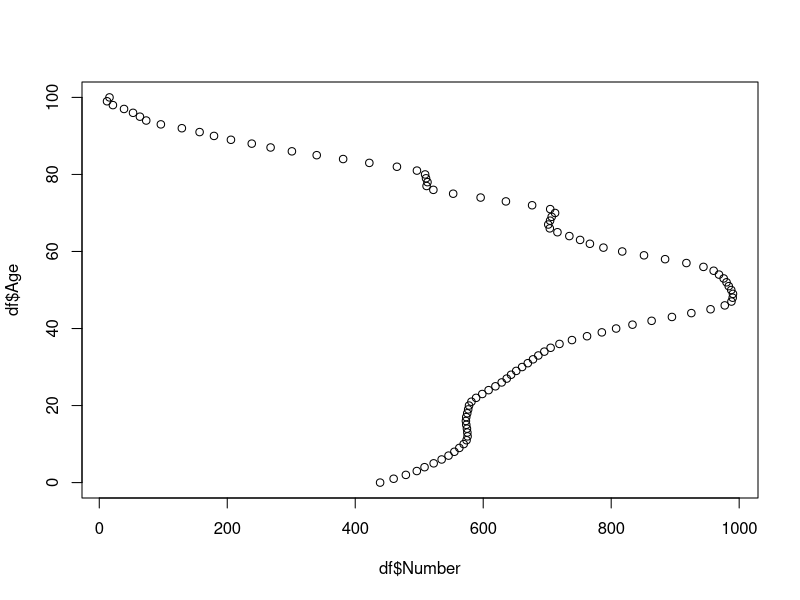
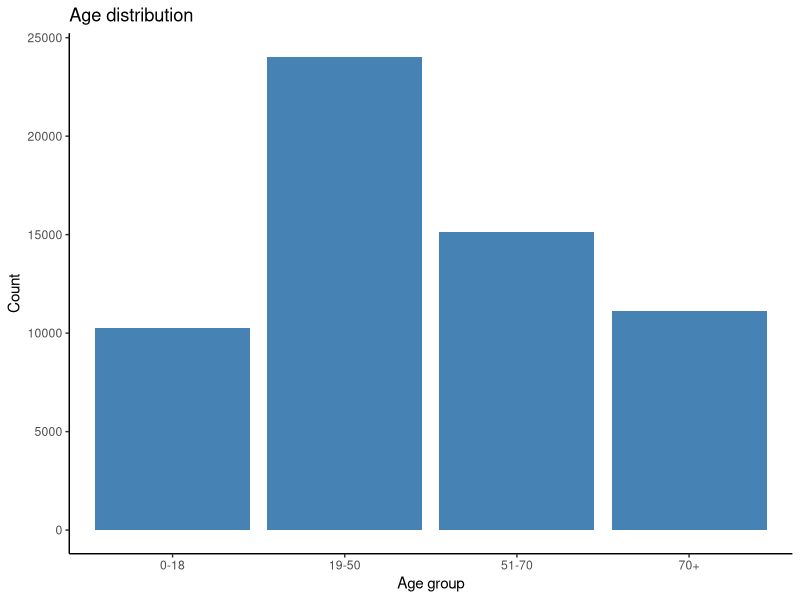
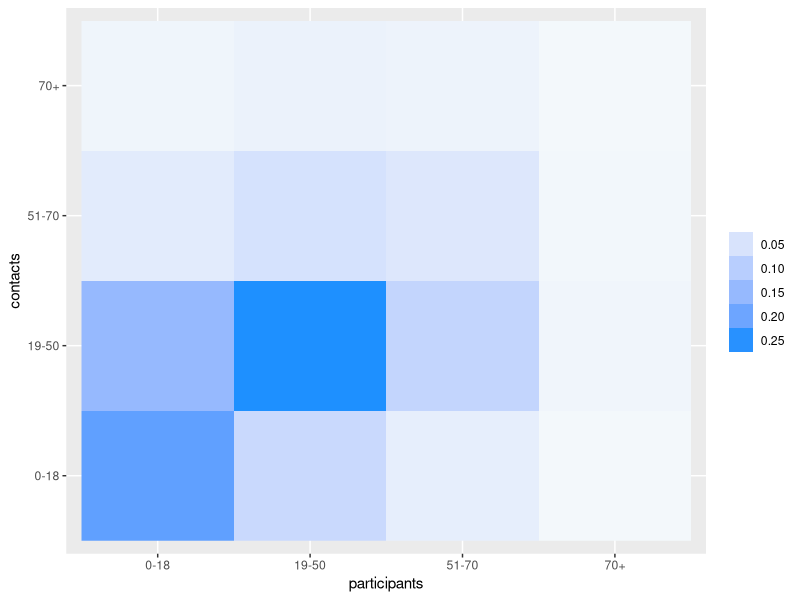
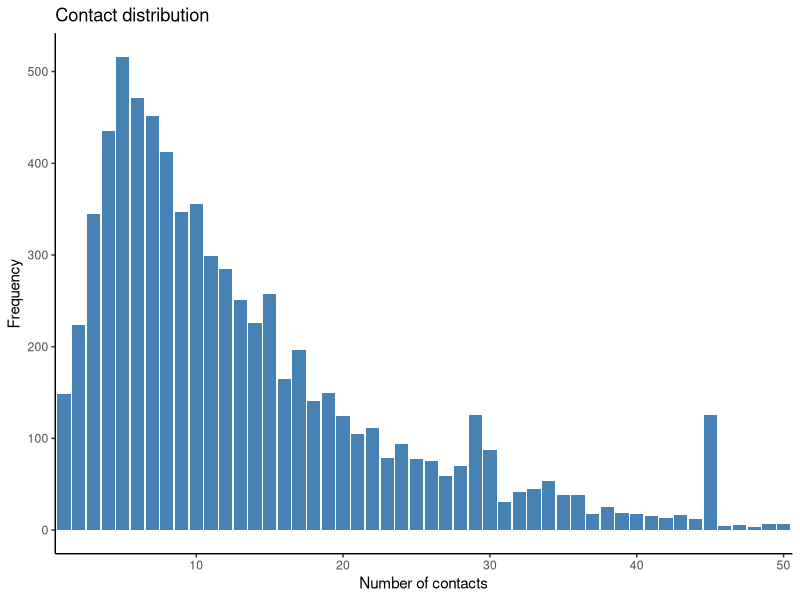

Here is the R script that generated these plots, in order: (Note: this script raises an error after producing the figures.)
#require(tidyverse)
require(readr)
require(ggplot2)
require(igraph)
require(readxl)
#library(lattice)
require(reshape2)
require(magrittr)
require(purrr)
require(dplyr)



genNet <- function(N=N, age=age, n.try=100) {
  require(igraph) # TODO: add check points for invalid inputs
  if (N < 100) warning("Considering increase N!")
  # Utils functions -------------------------------------------------------
  `%notin%` <- function(x, y) is.na(match(x, y, nomatch=NA_integer_))
  # pick age to make contacts according the prob. from contact matrix
  pickAge <- function(x) sample(Mnmr, ncont[x], 1, M[, Grp[x]])
  # pick id that is free and in respected age groups
  pickId <- function(x) {
    pool <- freeI[freeI %in% which(Grp==apick[x])]
    if (length(pool)==1) return(pool)
    else return(sample(pool, npick[x]))
  }
  makeLinks <- function(i, j) c(sapply(j, function(x) c(i, x)))
  # templates and storages ------------------------------------------------
  g <- make_empty_graph(n = N, directed = FALSE)
  freeI <- which(ncont > 0) # some might have no contact
  # Main loop -------------------------------------------------------------
  for (i in 1:N) {
    cat('\r', "Node:", i); flush.console()
    if (ncont[i] == 0) next # am I free?
    freeI <- freeI[freeI %notin% i] # exclude myself: no loop back
    # Check if enough peoples to contact ----------------------------------
    freeA <- rle(sort(Grp[freeI])) #freenodes by age-grp
    afree <- freeA$values  # age-grp that have freenodes
    nfree <- freeA$lengths  # of freenodes by ages
    isEnough <- noWay <- FALSE
    i.try    <- 0  # trying to find enough matched age partners
    while(!isEnough) {
      i.try <- i.try + 1
      if ( i.try > n.try ) isEnough <- noWay <- TRUE # force stop
      conti <- rle(sort(pickAge(i)))  # pick age of my contacts
      npick <- conti$lengths  # of contact by ages
      apick <- conti$values  # age-grp to pick
      if (!all(apick %in% afree)) next  # if no free age, try again
      ok <- sapply(seq_along(npick), function(x) npick[x] <= nfree[which(afree==apick[x])]) # if there are, check number enough?
      if (all(ok)) isEnough <- TRUE
    }
    if (noWay) next  # leave this guy alone
    pickedId <- unlist(sapply(seq_along(npick), function(x) pickId(x)))
    if (any(which(ncont==0) %in% pickedId) ) break
    g <- add_edges(g, makeLinks(i, pickedId) ) # add weights here if needed
    ncont[i] <- 0  # update me, no more friend
    ncont[pickedId] <- ncont[pickedId] - 1  # update friends
    freeI <- which(ncont > 0) # update free id
  }
  g <- set_vertex_attr(g, 'age', value=age)
  return(list(g=g, age=age))
}
genNet <- compiler::cmpfun(genNet)
plotNet <- function(g, vs=log(degree(g)+2)*2, vc=vertex_attr(g, "age"), ly=layout_with_fr, ...) plot(g, vertex.size=vs, vertex.label=NA, edge.arrow.mode=0, layout=ly, vertex.color=vc, edge.color="gray90",...) 
plotNet2 <- function(g, vs=log(degree(g)+2)*2, vc=vertex_attr(g, "age"),  ...) plot(g, vertex.size=vs, vertex.label=NA, edge.arrow.mode=0, vertex.color="#00AFBB", edge.color="gray90",...) 
###############################

df <- read_excel("data/Italy_ages_raw.xlsx")

plot(x=df$Number, y=df$Age)

abreaks<-c(0,19,51,69,103)
la1 <- c(paste(c(0,19,51),c(18,50,70),sep = "-"),paste(70,"+",  sep = ""))
la1

df$AgeGroup <- cut(df$Age, breaks = abreaks,labels=la1, right = FALSE)
agegrp_sum <- aggregate(df$Number, by=list(Category=df$AgeGroup), FUN=sum)
colnames(agegrp_sum)<-c("grps","freq")
agegrp_sum$agegrp_perc<- 100*(agegrp_sum$freq/sum(agegrp_sum$freq))
#plot(agegrp_sum$grps,agegrp_sum$freq)

#barchart(freq~grps,agegrp_sum, xlab="Age group", ylab="Count")
######
pdf("cnetm5.pdf")
p<-ggplot(data=agegrp_sum, aes(x=grps, y=freq)) +
  geom_bar(stat="identity", fill="steelblue") +
  labs(title="Age distribution", 
       x="Age group", y = "Count") +
  theme_classic()
print(p)
dev.off()
# Horizontal bar plot
#p + coord_flip()

################################################
############ GROUPING ASPECT ###################

part2 <- read_excel("data/part2.xlsx", col_types = c("numeric","numeric"))
cdata  <- read_excel("data/contacts_data.xlsx", 
                     col_types = c("numeric", "numeric", "numeric", 
                                   "numeric", "numeric","text"))
mydata = c()
for (i in part2$part_id){
  mydata$dist[i]= length(which(cdata$part_id==i))
  mydata$pp[i] = i
}
datdf = data.frame(na.omit(mydata$dist),na.omit(mydata$pp))

part2$part_nocont = datdf$na.omit.mydata.dist.
part2$pt_grp <- cut(part2$part_age, breaks = abreaks,labels=la1, right = FALSE)
part_grp = as.data.frame(table(part2$pt_grp))


lli=lapply(seq_along(part2$part_age), function(i)rep(part2$part_age[i], part2$part_nocont[i]))
cdata$p_ages = unlist(lli)
cdata$ages_con = NA
for (i in 1:length(cdata$cnt_age_exact)){
  if (is.na(cdata$cnt_age_exact[i])==FALSE){
    cdata$ages_con[i] <- cdata$cnt_age_exact[i]}
  else {cdata$ages_con[i] <- cdata$cnt_age_est_max[i]}
  # else {cdata$ages_con[i] <- sample(seq(cdata$cnt_age_est_min[i],cdata$cnt_age_est_max[i]),1)}
}


cdata$cnt_grp <- cut(cdata$ages_con, breaks = abreaks,labels=la1, right = FALSE)
c_grp = as.data.frame(table(cdata$ages_con))
c_grp$ct_grp <- cut(as.numeric(c_grp$Var1), breaks = abreaks,labels=la1, right = FALSE)
c_sum <- aggregate(c_grp$Freq, by=list(Category=c_grp$ct_grp), FUN=sum)
cdata$c_grp_pro=ave(cdata$ages_con,cdata$cnt_grp)

#
cdata$pt_grp <- cut(cdata$p_ages, breaks = abreaks,labels=la1, right = FALSE)
p_grp = as.data.frame(table(cdata$p_ages))
p_grp$p_grp <- cut(as.numeric(p_grp$Var1), breaks = abreaks,labels=la1, right = FALSE)
p_sum <- aggregate(p_grp$Freq, by=list(Category=p_grp$p_grp), FUN=sum)
cdata$p_prob <- cdata$p_ages/length(cdata$p_ages)
cdata$p_grp_pro=ave(cdata$p_ages,cdata$pt_grp)
p_sum$perc_ita = c(1.6,27,34.2,37.2)
#
part2$part_pro = part2$part_nocont/length(part2$part_nocont)
#
c_time = as.data.frame(table(cdata$duration_multi))
p_time <- aggregate(p_grp$Freq, by=list(Category=p_grp$p_), FUN=sum)

#
mx <- with(cdata, table(participants=cdata$pt_grp,contacts=cdata$cnt_grp))
t(mx)

mtmx = melt(mx)
mtmx$nval = mtmx$value/sum(c_sum$x)

pdf("cnetm6.pdf")
pcplot = ggplot(mtmx, aes(participants,contacts, fill=nval)) + 
  geom_raster()+
  scale_fill_gradient(low="#F3F8FB", high="dodgerblue") +
  guides(fill = guide_legend(title = ""))
print(pcplot)
dev.off()
##################################################
# cases_Italy <- read_excel("data/cases_Italy.xlsx", 
#                           col_types = c("text", "numeric"))
# summary(cases_Italy$Number)

######################################

a_sum <- as.data.frame(table(part2$part_nocont))
a_sum$prob <- 100*a_sum$Freq/sum(a_sum$Freq)

pdf("cnetm7.pdf")
PL<-ggplot(data=a_sum[1:50,], aes(x=Var1, y=Freq)) +
  geom_bar(stat="identity", fill="steelblue") +
  labs(title="Contact distribution", 
       x="Number of contacts", y = "Frequency") +
  scale_x_discrete(breaks=c("10","20","30","40","50"),
                   labels=c("10","20","30","40","50"))+
  theme_classic()
print(PL)
dev.off()

###############
N    <- 1000
seed <- 123

orderBy <- function(.data,index,...) as.data.frame(.data[order(.data[, index],...), ])

## Steps

#Assign age: depends on the target population age distribution

SR1     <- dget("./data/Italy_age_distn.txt")  # Italy population by age
if (!is.null(seed)) set.seed(seed)
age           <- sample(SR1$age, N, TRUE, SR1$prob)

#Assign contacts: depends on both target age and POLYMOD data
agecont      <- orderBy(dget("./data/POLYMODtab1"), 1) # POLYMOD Tab.1
agecont$rk   <- rank(agecont$age)  # Rank age-group by contact
# POLYMODbreak <- c(0,4,9,14,19,29,39,49,59,69,100) 
abreaks<-c(0,19,51,69,103)
POLYMODbreak <- abreaks 
ageGrp1 <- cut(age, breaks=POLYMODbreak, include.lowest=1)
ageGrp <- as.numeric(ageGrp1) # mapping age to ageGrp
agerk  <- sapply(ageGrp, function(x) agecont$rk[x==agecont$nmr])
age    <- rev(orderBy(cbind(age, agerk), 2)[, 1]) # large to small

#Sampling from contact distribution

distCont <- dget("data/distCont")

#distCont <- a_sum
ncont    <- sort(sample(distCont$freq, N, 1, distCont$prob), TRUE)

#Load contact matrix (as probability) POLYMOD data: averaging all countries

M <- mx  # image(M)
Mbrk <- abreaks
Mnmr <- 1:4
Grp  <- as.numeric(cut(age, breaks=Mbrk, include.lowest=1))

## Run

#source("gennet.R")
gr <- genNet(N, age)

pdf("cnetm1.pdf")
netp = plotNet(gr$g)
print(netp)
dev.off()

qqplot(degree(gr$g), ncont, main="QQ Plot", ylab="Target contact distribution")
qqplot(age, vertex_attr(gr$g, "age"), main="QQ Plot", ylab="Target age distribution")
########################################

intdyn = function(v1,ti){ #v1 here is the newly infected node
  l=ageGrp[v1]
  G1list <- list(G)
  ct= 1
  i= ti
  if (l==1&i<=5){
    #print("old no symp")
    V(G)[v1]$color = "orange"
    V(G)[v1]$state = "NS"
    ct <- ct + 1
    G1list[[ct]] <- G
  }
  else if (l==1&(i>5&i<=8)){
    #print("old sev symp")
    V(G)[v1]$color = "magenta"
    V(G)[v1]$state = "SS"
    ct <- ct + 1
    G1list[[ct]] <- G
  }
  else if (l==1&(i>8&i<=21)){
    #print("old ICU")
    V(G)[v1]$color ="cyan"
    V(G)[v1]$state = "ICU"
    ct <- ct + 1
    G1list[[ct]] <- G
  }
  else if (l==1&i>21){
    #print("old immune/dead")
    V(G)[v1]$color = "green"
    V(G)[v1]$state = "RM"
    ct <- ct + 1
    G1list[[ct]] <- G
  }
  else if (l==2&i<=5){
    #print("young no symp")
    V(G)[v1]$color = "orange"
    V(G)[v1]$state = "NS"
    ct <- ct + 1
    G1list[[ct]] <- G
  }
  else if (l==2&(i>5&i<=9)){
    #print("young sev symp")
    V(G)[v1]$color = "magenta"
    V(G)[v1]$state = "SS"
    ct <- ct + 1
    G1list[[ct]] <- G
  }
  else if (l==2&(i>9&i<=20)){
    #print("young hosp")
    V(G)[v1]$color ="pink"
    V(G)[v1]$state = "HP"
    ct <- ct + 1
    G1list[[ct]] <- G
  }
  else if (l==2&i>20){
    #print("young immune")
    V(G)[v1]$color = "green"
    V(G)[v1]$state = "RM"
    ct <- ct + 1
    G1list[[ct]] <- G
  }
  else if (l==3&i<=5){
    #print("mid-55% no symp")
    V(G)[v1]$color = "orange"
    V(G)[v1]$state = "NS"
    ct <- ct + 1
    G1list[[ct]] <- G
  }
  else if (l==3&(i>5&i<=10)){
    #print("mid-55% mild symp")
    V(G)[v1]$color = "magenta"
    V(G)[v1]$state = "MS"
    ct <- ct + 1
    G1list[[ct]] <- G
  }
  else if (l==3&(i>10)){
    #print("mid-55% immune")
    V(G)[v1]$color ="green"
    V(G)[v1]$state = "RM"
    ct <- ct + 1
    G1list[[ct]] <- G
  }
  else if (l==4&i<=5){
    #print("no symp-class no symp")
    V(G)[v1]$color = "orange"
    V(G)[v1]$state = "NS"
    ct <- ct + 1
    G1list[[ct]] <- G
  }
  else if (l==4&i>5){
    #print("no symp-class immune")
    V(G)[v1]$color = "green"
    V(G)[v1]$state = "RM"
    ct <- ct + 1
    G1list[[ct]] <- G
  }
  
  return(V(G)[v1]$state)
}

G<-gr$g

gfunct <- function(G){
  G$AdjList = get.adjlist(G,mode="out")
  totpop = length(V(G))
  vin = sample(totpop-1,1)
  V(G)$state = "S"
  V(G)[vin]$state = "NS"
  V(G)$duration = 0
  V(G)[vin]$duration = 1
  V(G)$num = 1
  V(G)[vin]$num = 3
  NS = c()
  SS = c()
  MS = c()
  HP = c()
  ICU = c()
  RM = c()
  SU = c()
  timing = 120
  mglist = list(G)
  infcount = list()
  tcount = 0
  m_inf = vin
  all_inf = NULL
  tog = c()
  to = c()
  for (time in 1:length(seq(1,timing,1))){
    new_inf = NULL
    for (n in m_inf){
      daily_contacts <- G$AdjList[[n]]
      for (nb in daily_contacts){
        p = 0.15
        new_state = sample(c("S","NS"),1,prob = c(p,1-p))
        if (V(G)[nb]$state == "S" & new_state == "NS"){
          V(G)[nb]$num = 2
          new_inf = c(new_inf,nb)
        }
      }
    }
    m_inf = new_inf
    to = c(to,new_inf)
    tog = c(vin,to)
    V(G)[tog]$duration = V(G)[tog]$duration + 1
    for (ji in tog) {
      V(G)[ji]$state = intdyn(ji,V(G)[ji]$duration)
    }
    
    tcount <- tcount + 1
    SU[tcount] = length(which(V(G)$state == "S")) 
    NS[tcount] = length(which(V(G)$state == "NS")) #no. of  in population
    SS[tcount] = length(which(V(G)$state == "SS")) #no. of  in population
    RM[tcount] = length(which(V(G)$state == "RM")) #no. of  in population
    ICU[tcount] = length(which(V(G)$state == "ICU"))
    HP[tcount] = length(which(V(G)$state == "HP"))
    MS[tcount] = length(which(V(G)$state == "MS"))
    
    mglist[[tcount]] = G
    
    infcount[[tcount]] = new_inf
  }
  Time=1:length(seq(1,timing,1))
  ############ R0
  GAge <- gr$age
  dfGAg <- data.frame(cut(GAge, breaks = abreaks,labels=la1, right = FALSE))
  colnames(dfGAg) <-"agegrps"
  VAge = GAge[vin]
  VAg = which(la1==dfGAg$agegrps[vin])
  Glist = mglist
  dif = V(Glist[[1]])$num - V(tail(Glist,1)[[1]])$num
  ng <- Glist[[1]] %>%
    set_vertex_attr("aux", value = dif)
  ###################################### 
  
  R0net <- function(net = gr$g, All=FALSE) {
    n  <- igraph::delete.vertices(net, which(V(tail(Glist,1)[[1]])$state=="S"))
    myr0 <- length(tog)/length(V(n))
    # n  <- igraph::as.directed(n, mode = c("arbitrary"))
    # dg <- igraph::degree(n,  mode='out')
    # if (All==TRUE) r0 <- dg
    # else r0 <- mean(dg)
    return(list(myr0,n))
  }
  
  fro = R0net(G)
  
  return(list(SU=SU,NS=NS,SS=SS,RM=RM,ICU=ICU,HP=HP,MS=MS,Time=Time,R0 = fro[[1]],VAg = VAge,vin = vin))
}

G = gr$g

glist = gfunct(G)
#glist

df=data.frame(glist$SU,glist$NS,glist$SS,glist$RM,glist$ICU,glist$HP,glist$MS,glist$Time)
colnames(df)<- c("SU","NS","SS","RM","ICU","HP","MS","Time")
mdf2 = melt(df, id.vars = "Time")
colnames(mdf2)<- c("Time","variable","Population")

pdf("cnetm2.pdf")
gpl = ggplot(mdf2, aes(Time,Population, color=variable)) +
  geom_line() +
  theme_bw()+
  theme(axis.text=element_text(size=20),
        axis.title=element_text(size=20))
print(gpl)
dev.off()

#############################3
rep = replicate(20,gfunct(G))
reps = rep[1:8,]

#
# write.table(rep,"data1.csv")
#
myplot <- function(data){
  ggplot(data, aes(Time,Population, color=variable)) +
    geom_line() +
    theme_bw()+
    theme(axis.text=element_text(size=20),
          axis.title=element_text(size=20))
}
# #
lo = c()
lo2 = c()
lo3 = c()
lo4 = list()
tml=list()
mtl4 = list()
mlti = list()
plot_list = list()
qp = list()
for (ik in 1:ncol(reps)) {
  lo = list(reps[,ik])
  #print(lo)
  lo2 <- map(lo,~data.frame(.))
  lo3 <-map_df(lo2,~mutate_all(.,as.numeric))
  lo4 <-as_tibble(lo3)
  tml[ik] = list(lo4)
  mtl4 = melt(tml[ik], id.vars = "Time")
  colnames(mtl4)<- c("Time","variable","Population")
  mlti[ik] = list(mtl4)
  #p <- myplot(mlti,1)
  #plot_list[[ik]] = p
  p <- myplot(mlti[[1]])
  qp[[ik]] = geom_line(mlti[[ik]], mapping=aes(Time,Population, color=variable))
  np = p + qp
  #print(np)
}
pdf("cnetnpil.pdf")
print(np)
dev.off()
# # for (i in 1:length(seq(1,ncol(reps),1))) {
# #   file_name = paste("m9_", i, ".tiff", sep="")
# #   tiff(file_name)
# #   print(plot_list[[i]])
# #   dev.off()
# # }
#
# # # Another option: create pdf where each page is a separate plot.
# # pdf("m3.pdf")
# # for (i in 1:length(seq(1,ncol(reps),1))) {
# #   print(plot_list[[i]])
# # }
# # dev.off()
#
#
R0table = rep[9 :11,]
nr0 = data.frame(c(unlist(R0table[1,])),c(unlist(R0table[2,])))
colnames(nr0) = c("val","age")
nr0df = as.data.frame(nr0)
nr0df$grp <- cut(nr0df$ag, breaks = abreaks,labels=la1, right = FALSE)

#
# nr0df2 = nr0df[order(nr0df$ag,nr0df$val),]
# plot(nr0df2$ag,nr0df2$val)

dfr = data.frame(c(la1),c(tapply(nr0df$val, nr0df$grp, mean)))
dfr
colnames(dfr)<- c("grp","val")

pdf("cnetmr0.pdf")
R0plot <- ggplot(data=dfr, aes(x=grp, y=val)) +
  geom_bar(stat="identity", fill="steelblue") +
  labs(x="Age group", y = bquote(R[0]))+
  theme_classic()+
  theme(axis.text=element_text(size=20),
        axis.title=element_text(size=20))
print(R0plot)
dev.off()


# rep = replicate(2,gfunct(G))
# reps = rep[1:8,]
# 
# write.table(rep,"data1.csv")
# 
# myplot <- function(data,title){
#   ggplot(data, aes(Time,value, color=variable)) +
#     geom_line() +
#     labs(title = title)+
#     theme_bw()
# }
# 
# lo = c()
# lo2 = c()
# lo3 = c()
# lo4 = list()
# tml=list()
# mtl4 = list()
# mlti = list()
# plot_list = list()
# for (ik in 1:ncol(reps)) {
#   lo = list(reps[,ik])
#   #print(lo)
#   lo2 <- map(lo,~data.frame(.))
#   lo3 <-map_df(lo2,~mutate_all(.,as.numeric)) 
#   lo4 <-as_tibble(lo3)
#   tml[ik] = list(lo4)
#   mtl4 = melt(tml[ik], id.vars = "Time")
#   mlti[ik] = list(mtl4)
#   p <- myplot(mtl4,ik)
#   plot_list[[ik]] = p
# }
# 
# for (i in 1:length(seq(1,ncol(reps),1))) {
#   file_name = paste("m9_", i, ".tiff", sep="")
#   tiff(file_name)
#   print(plot_list[[i]])
#   dev.off()
# }
# 
# # Another option: create pdf where each page is a separate plot.
# pdf("m3.pdf")
# for (i in 1:length(seq(1,ncol(reps),1))) {
#   print(plot_list[[i]])
# }
# dev.off()
# 
# ##################################################
# ########## R0 ESTIMATES #####################
# 
# R0table = rep[9:11,]
# nr0 = data.frame(c(unlist(R0table[1,])),c(unlist(R0table[2,])))
# colnames(nr0) = c("val","ag")
# nr0df = as.data.frame(nr0)
# 
# nr0df2 = nr0df[order(nr0df$ag,nr0df$val),]
# plot(nr0df2$ag,nr0df2$val)
# 
# dfr = data.frame(c(la1),c(tapply(nr0df2$val, nr0df2$ag, max)))
# dfr
# colnames(dfr)<- c("valAg","val")
# 
# pdf("m4.pdf")
# R0plot <- ggplot(data=dfr, aes(x=valAg, y=val)) +
#   geom_bar(stat="identity", fill="steelblue") +
#   labs(x="Age group", y = expression(R_0)) +
#   theme_classic()
# print(R0plot)
# dev.off()
# 
# 
# png("m8.png")
# R0plot <- ggplot(data=dfr, aes(x=valAg, y=val)) +
#   geom_bar(stat="identity", fill="steelblue") +
#   labs(x="Age group", y = expression(R_0)) +
#   theme_classic()
# print(R0plot)
# dev.off()
# 

